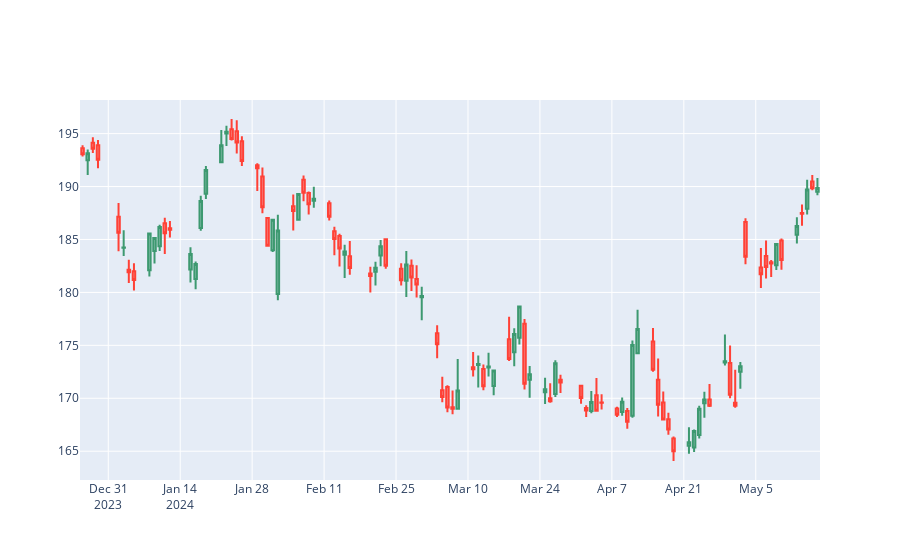

The code cell stored with this chart in its notebook:
### Code cell
#Candle Graph

fig = go.Figure(data= [go.Candlestick(

    x = cleaned_data['Day'],
    open = cleaned_data[cleaned_data['Stock_Code'] == 'AAPL']['Opening_Value'],
    high = cleaned_data[cleaned_data['Stock_Code'] == 'AAPL']['Highest_Value'],
    low = cleaned_data[cleaned_data['Stock_Code'] == 'AAPL']['Lowest_Value'],
    close = cleaned_data[cleaned_data['Stock_Code'] == 'AAPL']['Closing_Value']

    )])

fig.update_layout(xaxis_rangeslider_visible = False)
